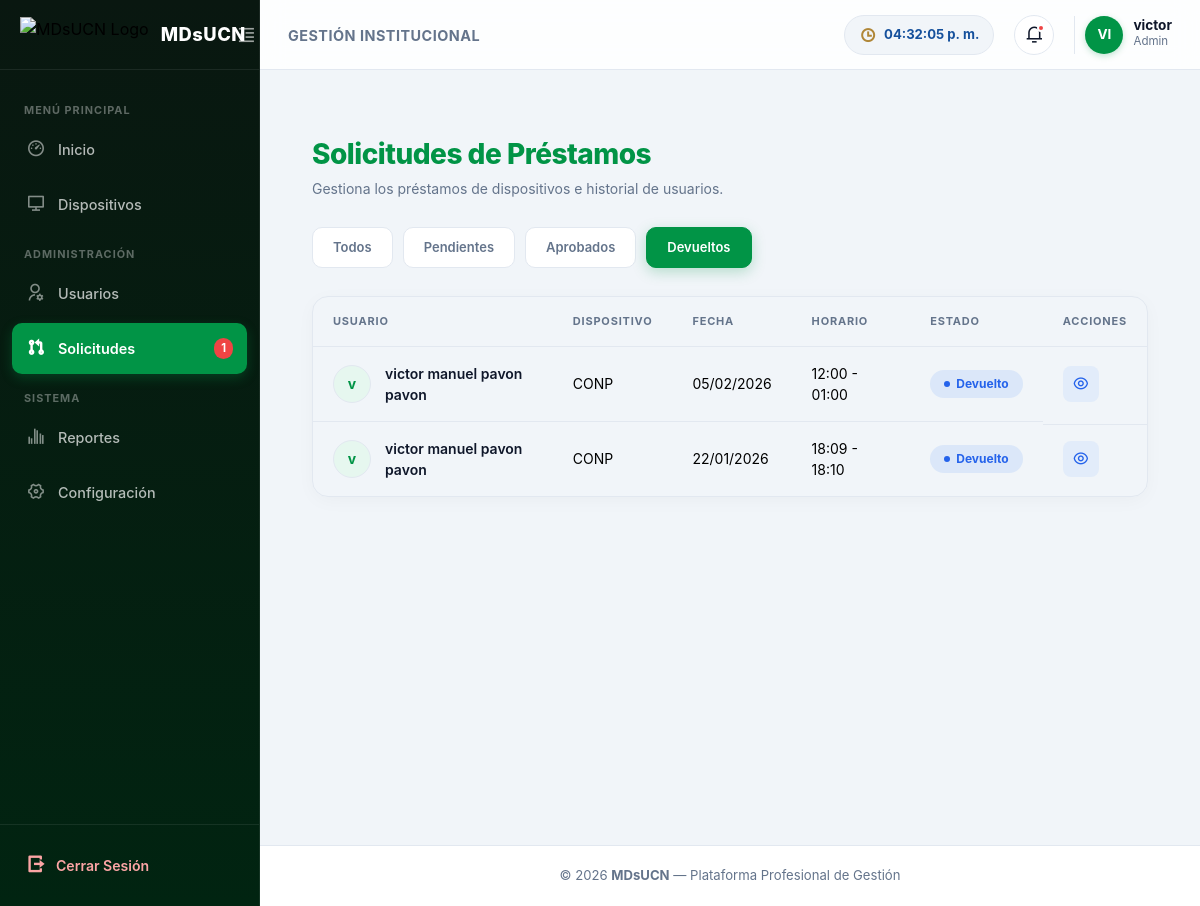
Before: /prestamos/?estado=devuelto (signed in) with the older database file.
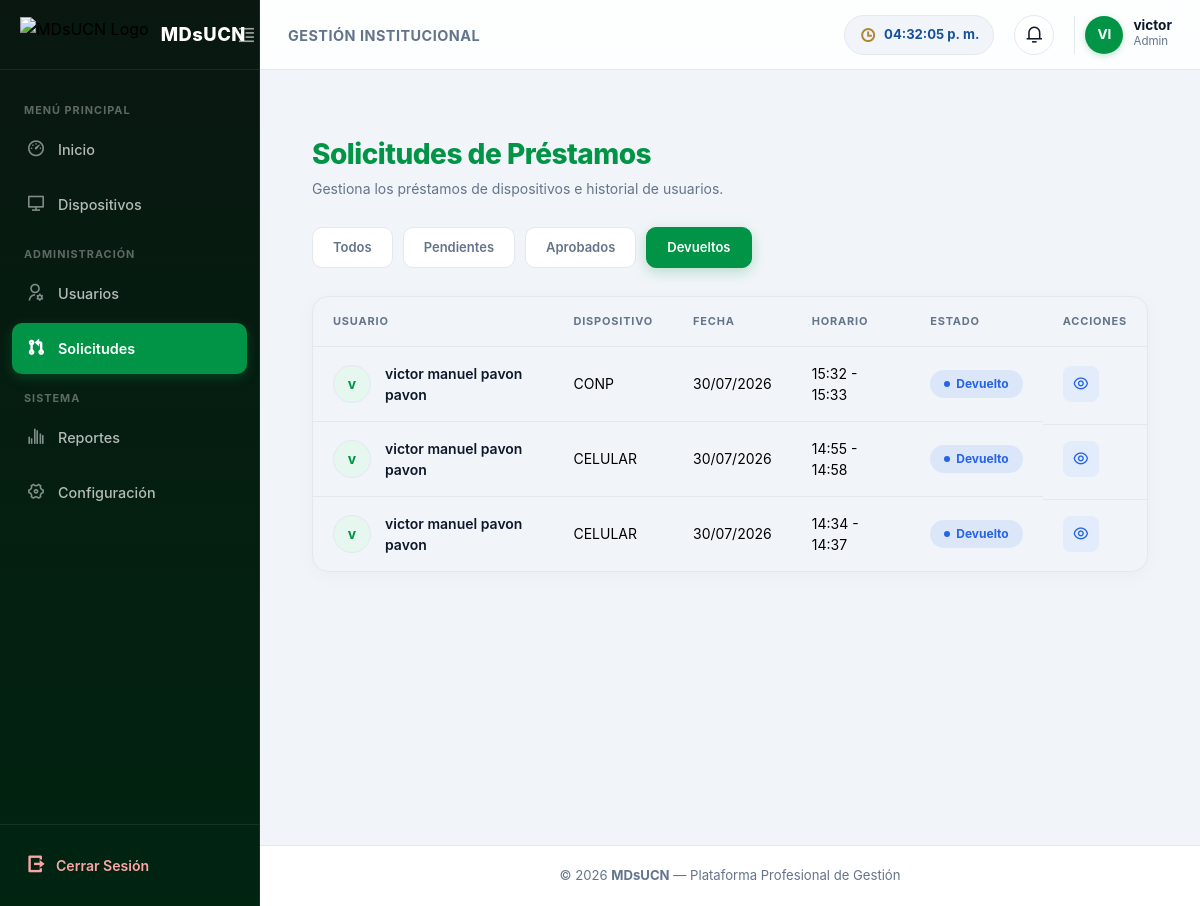
After: the same page with the newer database file.
### appOne/models.py (models this page shows, shortened)
class Prestamo(models.Model):
    ESTADO_PENDIENTE = 'pendiente'
    ESTADO_APROBADO = 'aprobado'
    ESTADO_RECHAZADO = 'rechazado'
    ESTADO_DEVUELTO = 'devuelto'
    ESTADO_CHOICES = [
        (ESTADO_PENDIENTE, 'Pendiente'),
        (ESTADO_APROBADO, 'Aprobado'),
        (ESTADO_RECHAZADO, 'Rechazado'),
        (ESTADO_DEVUELTO, 'Devuelto'),
    ]
    usuario = models.ForeignKey(
        'Usuario',
        on_delete=models.CASCADE,
        related_name="prestamos"
    )
    dispositivo = models.ForeignKey(
        'Dispositivo',
        on_delete=models.CASCADE,
        related_name="prestamos"
    )
    motivo = models.TextField()
    fecha_uso = models.DateField()
    hora_inicio = models.TimeField()
    hora_entrega = models.TimeField()
    estado = models.CharField(
        max_length=10,
        choices=ESTADO_CHOICES,
        default=ESTADO_PENDIENTE
    )
    fecha_solicitud = models.DateTimeField(auto_now_add=True)
    fecha_devolucion_real = models.DateTimeField(
        blank=True,
        null=True,
        help_text="Fecha y hora exacta en que se registró la devolución"
    )
    observaciones_devolucion = models.TextField(
        blank=True,
        null=True,
        help_text="Estado físico en que se recibe el equipo (daños, accesorios faltantes, etc.)"
    )

class Usuario(AbstractUser):
    username = models.CharField(max_length=150, unique=True)
    nombre_completo = models.CharField(max_length=150)
    correo_institucional = models.EmailField(unique=True)
    codigo = models.CharField(max_length=20, unique=True)
    rol = models.CharField(max_length=20, choices=ROLES, default="Docente")
    USERNAME_FIELD = "correo_institucional"
    REQUIRED_FIELDS = ["username", "nombre_completo", "codigo"]
    objects = UsuarioManager()

class Dispositivo(models.Model):
    ESTADO_DISPONIBLE = 'disponible'
    ESTADO_PRESTADO = 'prestado'
    ESTADO_MANTENIMIENTO = 'mantenimiento'
    ESTADO_DANADO = 'danado'
    ESTADO_CHOICES = [
        (ESTADO_DISPONIBLE, 'Disponible'),
        (ESTADO_PRESTADO, 'En Préstamo'),
        (ESTADO_MANTENIMIENTO, 'En Mantenimiento'),
        (ESTADO_DANADO, 'Dañado / Inoperativo'),
    ]
    nombre_dispositivo = models.CharField(max_length=100)
    marca = models.CharField(max_length=50)
    codigo_inventario = models.CharField(max_length=50, unique=True)
    imagen = models.ImageField(upload_to='dispositivos/', blank=True, null=True)
    descripcion = models.TextField(blank=True, null=True)
    accesorios = models.TextField(blank=True, null=True)
    observacion = models.TextField(blank=True, null=True)
    estado = models.CharField(
        max_length=20,
        choices=ESTADO_CHOICES,
        default=ESTADO_DISPONIBLE
    )

### appOne/views.py (the view)
# urls.py: path('prestamos/', views.solicitudes_prestamos, name='solicitudes_prestamos'),
@login_required
def solicitudes_prestamos(request):
    estado = request.GET.get("estado")
    estado_actual = estado if estado else "todos"
    if estado_actual == "todos" and request.session.get("ocultar_todos", False):
        prestamos = Prestamo.objects.none()
    else:
        if request.user.rol == "Admin" or request.user.is_superuser:
            prestamos = Prestamo.objects.select_related('usuario', 'dispositivo').all()
        else:
            prestamos = Prestamo.objects.select_related('usuario', 'dispositivo').filter(usuario=request.user)
        if estado_actual != "todos":
            prestamos = prestamos.filter(estado=estado_actual)
        prestamos = prestamos.order_by("-fecha_solicitud")
    return render(request, "appOne/solicitudes.html", {
        "prestamos": prestamos,
        "estado_actual": estado_actual
    })

### appOne/templates/appOne/solicitudes.html (shortened to what this page needs)
{% extends "appOne/dashboard.html" %}
{% load static %}
{% block extra_css %}
<link rel="stylesheet" href="{% static 'appOne/css/solicitudes.css' %}">
<link href="https://cdn.jsdelivr.net/npm/remixicon/fonts/remixicon.css" rel="stylesheet">
{% endblock %}
{% block contenido %}
<div class="solicitudes-container">
    <div class="header header-flex">
        <div>
            <h2>Solicitudes de Préstamos</h2>
            <p>Gestiona los préstamos de dispositivos e historial de usuarios.</p>
        </div>
    </div>
    <div class="filtros">
        <a href="?estado=todos" class="filtro {% if estado_actual == 'todos' or not estado_actual %}activo{% endif %}">Todos</a>
        <a href="?estado=pendiente" class="filtro {% if estado_actual == 'pendiente' %}activo{% endif %}">Pendientes</a>
        <a href="?estado=aprobado" class="filtro {% if estado_actual == 'aprobado' %}activo{% endif %}">Aprobados</a>
        <a href="?estado=devuelto" class="filtro {% if estado_actual == 'devuelto' %}activo{% endif %}">Devueltos</a>
    </div>
    <div class="table-wrapper">
        <table class="table-dashboard">
            <thead>
                <tr>
                    <th>Usuario</th>
                    <th>Dispositivo</th>
                    <th>Fecha</th>
                    <th>Horario</th>
                    <th>Estado</th>
                    <th>Acciones</th>
                </tr>
            </thead>
            <tbody>
                {% for p in prestamos %}
                <tr>
                    <td class="user-cell" data-label="Usuario">
                        <div class="avatar">
                            {{ p.usuario.nombre_completo|slice:":1" }}
                        </div>
                        <span>{{ p.usuario.nombre_completo }}</span>
                    </td>
                    <td data-label="Dispositivo">{{ p.dispositivo.nombre_dispositivo }}</td>
                    <td data-label="Fecha">{{ p.fecha_uso|date:"d/m/Y" }}</td>
                    <td data-label="Horario">{{ p.hora_inicio|time:"H:i" }} - {{ p.hora_entrega|time:"H:i" }}</td>
                    <td data-label="Estado">
                        <span class="estado {{ p.estado|lower }}">
                            {{ p.estado|capfirst }}
                        </span>
                    </td>
                    <td class="acciones" data-label="Acciones">
                        <button type="button" class="btn info" title="Ver Detalles"
                            onclick="abrirModalDetalles(
                                '{{ p.usuario.nombre_completo|escapejs }}',
                                '{{ p.usuario.email|default:''|escapejs }}',
                                '{{ p.dispositivo.nombre_dispositivo|escapejs }}',
                                '{{ p.dispositivo.codigo_inventario|default:'N/A'|escapejs }}',
                                '{{ p.dispositivo.marca|default:'N/A'|escapejs }}',
                                '{{ p.motivo|default:'Sin especificar'|escapejs }}',
                                '{{ p.fecha_solicitud|date:'d/m/Y H:i'|default:'—' }}',
                                '{{ p.fecha_aprobacion|date:'d/m/Y H:i'|default:'—' }}',
                                '{{ p.fecha_uso|date:'d/m/Y' }} {{ p.hora_inicio|time:'H:i' }}',
                                '{{ p.fecha_devolucion_real|date:'d/m/Y H:i'|default:'Pendiente' }}',
                                '{{ p.estado|capfirst }}',
                                '{{ p.observaciones_devolucion|default:'Sin observaciones'|escapejs }}'
                            )">
                            <i class="ri-eye-line"></i>
                        </button>
                    </td>
                </tr>
                {% empty %}
                <tr>
                    <td colspan="6" class="no-data">
                        No hay solicitudes registradas
                    </td>
                </tr>
                {% endfor %}
            </tbody>
        </table>
    </div>
</div>
{% endblock %}

### appOne/templates/appOne/dashboard.html (shortened to what the changed rows need)
{% load static %}
<!DOCTYPE html>
<html lang="es">
<head>
  <link href="https://cdn.jsdelivr.net/npm/remixicon@3.5.0/fonts/remixicon.css" rel="stylesheet">
  <link rel="stylesheet" href="{% static 'appOne/css/dashboard.css' %}">
  {% block extra_css %}{% endblock %}
</head>
<body>
  <div class="app-layout">
    <aside class="sidebar" id="sidebar">
      <nav class="sidebar-nav">
        {% if request.user.rol == "Admin" %}
        <a href="{% url 'solicitudes_prestamos' %}"
          class="nav-item {% if request.resolver_match.url_name == 'solicitudes_prestamos' %}active{% endif %}">
          <i class="ri-git-pull-request-line"></i>
          <span>Solicitudes</span>
          {% if pendientes_count > 0 %}
          <span class="nav-badge">{{ pendientes_count }}</span>
          {% endif %}
        </a>
        {% endif %}
      </nav>
    </aside>
    <div class="main-wrapper">
      <header class="topbar">
        <div class="topbar-right">
          <div class="dropdown-wrapper">
            <button class="icon-btn" id="notifBtn" aria-label="Notificaciones">
              <i class="ri-notification-3-line"></i>
              {% if pendientes_count > 0 %}
              <span class="badge-dot"></span>
              {% endif %}
            </button>
          </div>
        </div>
      </header>
      <main class="content-body">
        {% block contenido %}{% endblock %}
      </main>
    </div>
  </div>
</body>
</html>

Changed rows visible on the page:
removed Prestamo: usuario.nombre_completo "v", usuario.nombre_completo "victor manuel pavon pavon", dispositivo.nombre_dispositivo "CONP", fecha_uso "05/02/2026", hora_inicio "12:00", hora_entrega "01:00", estado "Devuelto"
removed Prestamo: usuario.nombre_completo "v", usuario.nombre_completo "victor manuel pavon pavon", dispositivo.nombre_dispositivo "CONP", fecha_uso "22/01/2026", hora_inicio "18:09", hora_entrega "18:10", estado "Devuelto"
added Prestamo: usuario.nombre_completo "v", usuario.nombre_completo "victor manuel pavon pavon", dispositivo.nombre_dispositivo "CONP", fecha_uso "30/07/2026", hora_inicio "15:32", hora_entrega "15:33", estado "Devuelto"
added Prestamo: usuario.nombre_completo "v", usuario.nombre_completo "victor manuel pavon pavon", dispositivo.nombre_dispositivo "CELULAR", fecha_uso "30/07/2026", hora_inicio "14:55", hora_entrega "14:58", estado "Devuelto"
added Prestamo: usuario.nombre_completo "v", usuario.nombre_completo "victor manuel pavon pavon", dispositivo.nombre_dispositivo "CELULAR", fecha_uso "30/07/2026", hora_inicio "14:34", hora_entrega "14:37", estado "Devuelto"
Other visible differences:
{{ pendientes_count }}: "1" → (not shown)
